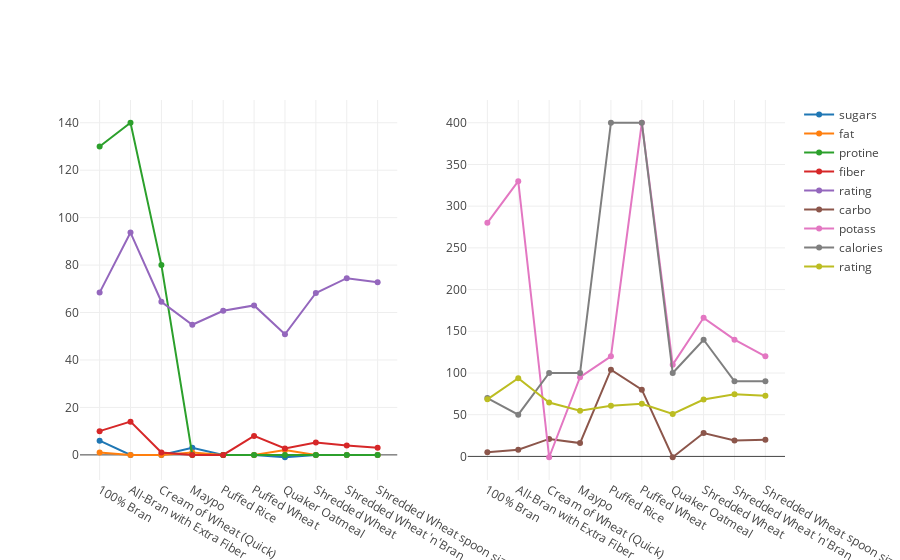

Source (notebook cell):
### Code cell
layout = go.Layout(
    xaxis=dict(domain=[0, 0.45] ),
    xaxis2=dict(domain=[0.55, 1]),
    yaxis2=dict(anchor='x2')
)

data = [trace0, trace1,trace2, trace3, trace4, trace5, trace6,trace7, trace8]
fig = go.Figure(data=data,layout=layout)
#py.iplot(data)
py.iplot(fig)

### Figure 1 — Plotly figure (JSON) as saved in the notebook; plotly's stock layout.template omitted (floating-point values rounded to 4 significant figures)
{"data": [{"mode": "lines+markers", "name": "sugars", "type": "scatter", "uid": "203be889-e0d2-450e-a031-652ac5159426", "x": ["100% Bran", "All-Bran with Extra Fiber", "Cream of Wheat (Quick)", "Maypo", "Puffed Rice", "Puffed Wheat", "Quaker Oatmeal", "Shredded Wheat", "Shredded Wheat 'n'Bran", "Shredded Wheat spoon size"], "y": [6, 0, 0, 3, 0, 0, -1, 0, 0, 0]}, {"mode": "lines+markers", "name": "fat", "type": "scatter", "uid": "908dd7b9-949b-4e7e-9a06-4f6b0f088b41", "x": ["100% Bran", "All-Bran with Extra Fiber", "Cream of Wheat (Quick)", "Maypo", "Puffed Rice", "Puffed Wheat", "Quaker Oatmeal", "Shredded Wheat", "Shredded Wheat 'n'Bran", "Shredded Wheat spoon size"], "y": [1, 0, 0, 1, 0, 0, 2, 0, 0, 0]}, {"mode": "lines+markers", "name": "protine", "type": "scatter", "uid": "8967faf5-6c87-45ed-a240-a8c50403c60e", "x": ["100% Bran", "All-Bran with Extra Fiber", "Cream of Wheat (Quick)", "Maypo", "Puffed Rice", "Puffed Wheat", "Quaker Oatmeal", "Shredded Wheat", "Shredded Wheat 'n'Bran", "Shredded Wheat spoon size"], "y": [130, 140, 80, 0, 0, 0, 0, 0, 0, 0]}, {"mode": "lines+markers", "name": "fiber", "type": "scatter", "uid": "abcc7466-bb7e-4eb4-bfda-305878f5d869", "x": ["100% Bran", "All-Bran with Extra Fiber", "Cream of Wheat (Quick)", "Maypo", "Puffed Rice", "Puffed Wheat", "Quaker Oatmeal", "Shredded Wheat", "Shredded Wheat 'n'Bran", "Shredded Wheat spoon size"], "y": [10, 14, 1, 0, 0, 8, 2.7, 5.247, 4, 3]}, {"mode": "lines+markers", "name": "rating", "type": "scatter", "uid": "40338f72-6671-4320-a1aa-8046253271c9", "x": ["100% Bran", "All-Bran with Extra Fiber", "Cream of Wheat (Quick)", "Maypo", "Puffed Rice", "Puffed Wheat", "Quaker Oatmeal", "Shredded Wheat", "Shredded Wheat 'n'Bran", "Shredded Wheat spoon size"], "y": [68.4, 93.7, 64.53, 54.85, 60.76, 63.01, 50.83, 68.24, 74.47, 72.8]}, {"mode": "lines+markers", "name": "carbo", "type": "scatter", "uid": "a581eba6-f82b-4c14-a848-90c91bf6bf5f", "x": ["100% Bran", "All-Bran with Extra Fiber", "Cream of Wheat (Quick)", "Maypo", "Puffed Rice", "Puffed Wheat", "Quaker Oatmeal", "Shredded Wheat", "Shredded Wheat 'n'Bran", "Shredded Wheat spoon size"], "xaxis": "x2", "y": [5, 8, 21, 16, 104, 80, -1, 27.98, 19, 20], "yaxis": "y2"}, {"mode": "lines+markers", "name": "potass", "type": "scatter", "uid": "96547441-1fc7-48fb-a095-9c6549ba223f", "x": ["100% Bran", "All-Bran with Extra Fiber", "Cream of Wheat (Quick)", "Maypo", "Puffed Rice", "Puffed Wheat", "Quaker Oatmeal", "Shredded Wheat", "Shredded Wheat 'n'Bran", "Shredded Wheat spoon size"], "xaxis": "x2", "y": [280, 330, -1, 95, 120, 400, 110, 166.1, 140, 120], "yaxis": "y2"}, {"mode": "lines+markers", "name": "calories", "type": "scatter", "uid": "e5f6955d-1edd-4eff-aedb-9b9a9320d1e2", "x": ["100% Bran", "All-Bran with Extra Fiber", "Cream of Wheat (Quick)", "Maypo", "Puffed Rice", "Puffed Wheat", "Quaker Oatmeal", "Shredded Wheat", "Shredded Wheat 'n'Bran", "Shredded Wheat spoon size"], "xaxis": "x2", "y": [70, 50, 100, 100, 400, 400, 100, 139.9, 90, 90], "yaxis": "y2"}, {"mode": "lines+markers", "name": "rating", "type": "scatter", "uid": "876fcd3f-37cf-478c-a5a5-f8587d6961cc", "x": ["100% Bran", "All-Bran with Extra Fiber", "Cream of Wheat (Quick)", "Maypo", "Puffed Rice", "Puffed Wheat", "Quaker Oatmeal", "Shredded Wheat", "Shredded Wheat 'n'Bran", "Shredded Wheat spoon size"], "xaxis": "x2", "y": [68.4, 93.7, 64.53, 54.85, 60.76, 63.01, 50.83, 68.24, 74.47, 72.8], "yaxis": "y2"}], "layout": {"xaxis": {"domain": [0, 0.45]}, "xaxis2": {"domain": [0.55, 1]}, "yaxis2": {"anchor": "x2"}}}
